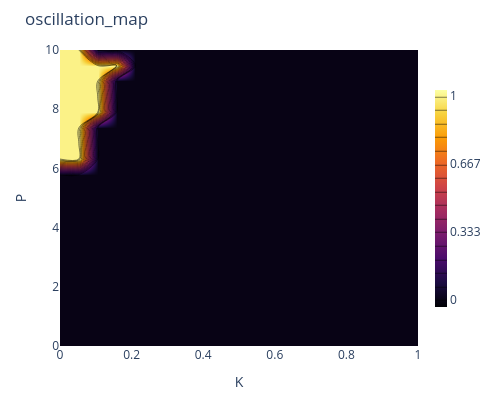
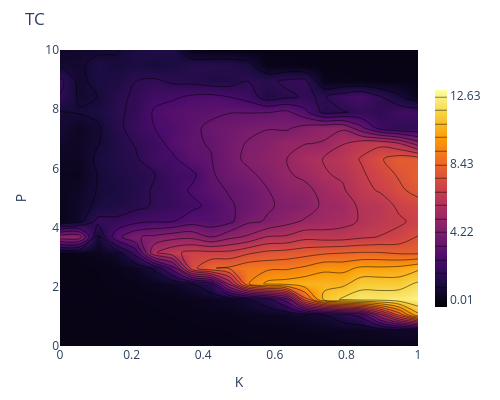
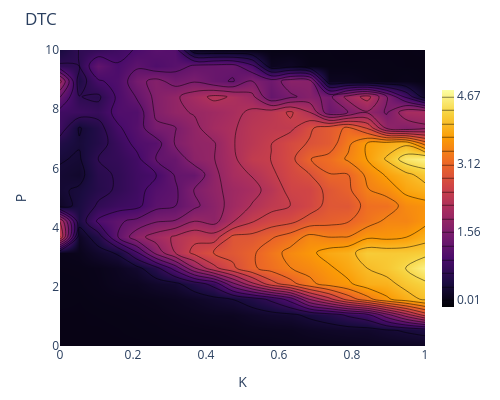
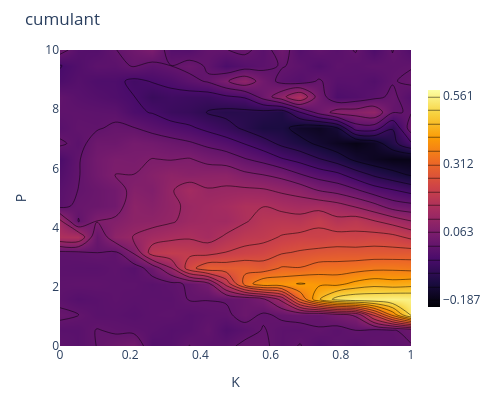

Notebook code cell kept with these figures, in order:
### Markdown cell above
## Visualization

### Code cell
import plotly.graph_objects as go

def plot_metrics_contour(matrix, P_vals, K_vals, title='Metric Map',
                         colorscale='Inferno', n_contours=15):
    z_min = np.nanmin(matrix)
    z_max = np.nanmax(matrix)
    fig = go.Figure(data=go.Contour(
        z=matrix, x=K_vals, y=P_vals,
        colorscale=colorscale,
        contours=dict(start=z_min, end=z_max,
                      size=(z_max - z_min) / n_contours,
                      coloring='heatmap', showlines=True),
        colorbar=dict(thickness=12, len=0.8)
    ))
    fig.update_layout(title=title, xaxis_title='K',
                      yaxis_title='P', width=500, height=400,
                      margin=dict(l=60, r=40, t=50, b=50))
    fig.show()

# Load and plot
data = np.load('../results/metrics_10n_random_pairwise_noise.npz')
metrics_to_plot = ['oscillation_map', 'TC', 'DTC', 'cumulant', 'powercorr',
                   'skew', 'kurt', 'TC_ksg', 'DTC_ksg', 'Oinfo_ksg', 'osc_fraction']
for m in metrics_to_plot:
    plot_metrics_contour(data[m], data['P'], data['K3'], title=m)

### Figure 1 — Plotly figure (JSON) as saved in the notebook; plotly's stock layout.template omitted (floating-point values rounded to 4 significant figures; data arrays with more than 128 entries replaced by an {"elided": "..."} marker saying what was removed)
{"data": [{"colorbar": {"len": 0.8, "thickness": 12}, "colorscale": [[0, "#000004"], [0.1111, "#1b0c41"], [0.2222, "#4a0c6b"], [0.3333, "#781c6d"], [0.4444, "#a52c60"], [0.5556, "#cf4446"], [0.6667, "#ed6925"], [0.7778, "#fb9b06"], [0.8889, "#f7d13d"], [1, "#fcffa4"]], "contours": {"coloring": "heatmap", "end": 1, "showlines": true, "size": 0.06667, "start": 0}, "type": "contour", "x": [0.0, 0.05263, 0.1053, 0.1579, 0.2105, 0.2632, 0.3158, 0.3684, 0.4211, 0.4737, 0.5263, 0.5789, 0.6316, 0.6842, 0.7368, 0.7895, 0.8421, 0.8947, 0.9474, 1.0], "y": [0.0, 0.5263, 1.053, 1.579, 2.105, 2.632, 3.158, 3.684, 4.211, 4.737, 5.263, 5.789, 6.316, 6.842, 7.368, 7.895, 8.421, 8.947, 9.474, 10.0], "z": {"elided": "20x20 int values"}}], "layout": {"height": 400, "margin": {"b": 50, "l": 60, "r": 40, "t": 50}, "title": {"text": "oscillation_map"}, "width": 500, "xaxis": {"title": {"text": "K"}}, "yaxis": {"title": {"text": "P"}}}}

### Figure 2 — Plotly figure (JSON) as saved in the notebook; plotly's stock layout.template omitted (floating-point values rounded to 4 significant figures; data arrays with more than 128 entries replaced by an {"elided": "..."} marker saying what was removed)
{"data": [{"colorbar": {"len": 0.8, "thickness": 12}, "colorscale": [[0, "#000004"], [0.1111, "#1b0c41"], [0.2222, "#4a0c6b"], [0.3333, "#781c6d"], [0.4444, "#a52c60"], [0.5556, "#cf4446"], [0.6667, "#ed6925"], [0.7778, "#fb9b06"], [0.8889, "#f7d13d"], [1, "#fcffa4"]], "contours": {"coloring": "heatmap", "end": 12.63, "showlines": true, "size": 0.8416, "start": 0.008934}, "type": "contour", "x": [0.0, 0.05263, 0.1053, 0.1579, 0.2105, 0.2632, 0.3158, 0.3684, 0.4211, 0.4737, 0.5263, 0.5789, 0.6316, 0.6842, 0.7368, 0.7895, 0.8421, 0.8947, 0.9474, 1.0], "y": [0.0, 0.5263, 1.053, 1.579, 2.105, 2.632, 3.158, 3.684, 4.211, 4.737, 5.263, 5.789, 6.316, 6.842, 7.368, 7.895, 8.421, 8.947, 9.474, 10.0], "z": {"elided": "20x20 float values"}}], "layout": {"height": 400, "margin": {"b": 50, "l": 60, "r": 40, "t": 50}, "title": {"text": "TC"}, "width": 500, "xaxis": {"title": {"text": "K"}}, "yaxis": {"title": {"text": "P"}}}}

### Figure 3 — Plotly figure (JSON) as saved in the notebook; plotly's stock layout.template omitted (floating-point values rounded to 4 significant figures; data arrays with more than 128 entries replaced by an {"elided": "..."} marker saying what was removed)
{"data": [{"colorbar": {"len": 0.8, "thickness": 12}, "colorscale": [[0, "#000004"], [0.1111, "#1b0c41"], [0.2222, "#4a0c6b"], [0.3333, "#781c6d"], [0.4444, "#a52c60"], [0.5556, "#cf4446"], [0.6667, "#ed6925"], [0.7778, "#fb9b06"], [0.8889, "#f7d13d"], [1, "#fcffa4"]], "contours": {"coloring": "heatmap", "end": 4.672, "showlines": true, "size": 0.3109, "start": 0.008993}, "type": "contour", "x": [0.0, 0.05263, 0.1053, 0.1579, 0.2105, 0.2632, 0.3158, 0.3684, 0.4211, 0.4737, 0.5263, 0.5789, 0.6316, 0.6842, 0.7368, 0.7895, 0.8421, 0.8947, 0.9474, 1.0], "y": [0.0, 0.5263, 1.053, 1.579, 2.105, 2.632, 3.158, 3.684, 4.211, 4.737, 5.263, 5.789, 6.316, 6.842, 7.368, 7.895, 8.421, 8.947, 9.474, 10.0], "z": {"elided": "20x20 float values"}}], "layout": {"height": 400, "margin": {"b": 50, "l": 60, "r": 40, "t": 50}, "title": {"text": "DTC"}, "width": 500, "xaxis": {"title": {"text": "K"}}, "yaxis": {"title": {"text": "P"}}}}

### Figure 4 — Plotly figure (JSON) as saved in the notebook; plotly's stock layout.template omitted (floating-point values rounded to 4 significant figures; data arrays with more than 128 entries replaced by an {"elided": "..."} marker saying what was removed)
{"data": [{"colorbar": {"len": 0.8, "thickness": 12}, "colorscale": [[0, "#000004"], [0.1111, "#1b0c41"], [0.2222, "#4a0c6b"], [0.3333, "#781c6d"], [0.4444, "#a52c60"], [0.5556, "#cf4446"], [0.6667, "#ed6925"], [0.7778, "#fb9b06"], [0.8889, "#f7d13d"], [1, "#fcffa4"]], "contours": {"coloring": "heatmap", "end": 0.5612, "showlines": true, "size": 0.04985, "start": -0.1865}, "type": "contour", "x": [0.0, 0.05263, 0.1053, 0.1579, 0.2105, 0.2632, 0.3158, 0.3684, 0.4211, 0.4737, 0.5263, 0.5789, 0.6316, 0.6842, 0.7368, 0.7895, 0.8421, 0.8947, 0.9474, 1.0], "y": [0.0, 0.5263, 1.053, 1.579, 2.105, 2.632, 3.158, 3.684, 4.211, 4.737, 5.263, 5.789, 6.316, 6.842, 7.368, 7.895, 8.421, 8.947, 9.474, 10.0], "z": {"elided": "20x20 float values"}}], "layout": {"height": 400, "margin": {"b": 50, "l": 60, "r": 40, "t": 50}, "title": {"text": "cumulant"}, "width": 500, "xaxis": {"title": {"text": "K"}}, "yaxis": {"title": {"text": "P"}}}}
